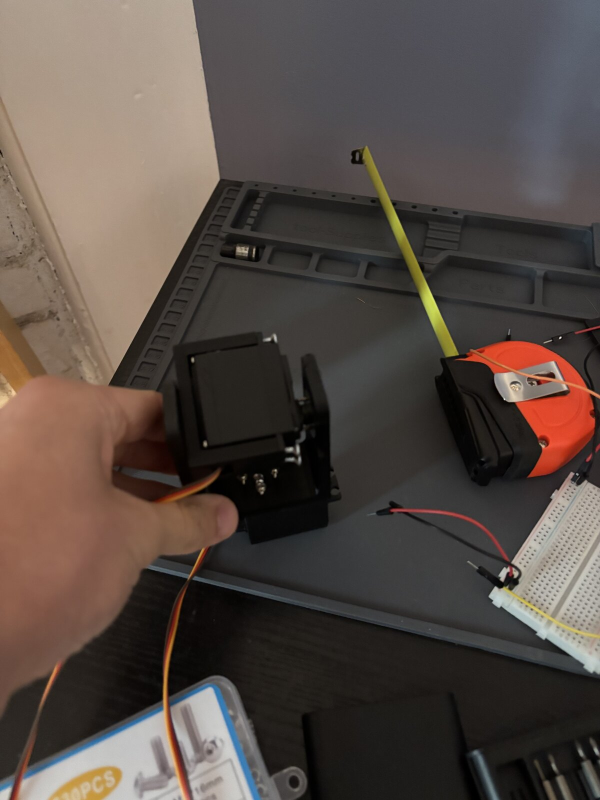
#> input picture media/improved-3d-printed-mount.jpg, 1200 x 1600 px (shown at 1/2 size)
$ python -i embedding.py   (imports and definitions only)
#> lines starting #> are read from the running program, lines starting #| are printed output that depends on the picture
#> further down, picture is the input picture: shape (1600, 1200, 3); mean B, G, R 69.6, 75.7, 86.5
from __future__ import annotations

import cv2
import numpy as np


def normalize_vector(vector: np.ndarray) -> np.ndarray:
    vector = vector.astype(np.float32).reshape(-1)
    norm = float(np.linalg.norm(vector))
    if norm <= 1e-9:
        return vector
    return vector / norm


def cosine_similarity(left: np.ndarray, right: np.ndarray) -> float:
    left_n = normalize_vector(left)
    right_n = normalize_vector(right)
    if left_n.size != right_n.size:
        return -1.0
    return float(np.dot(left_n, right_n))


def colorhash_embedding(image: np.ndarray) -> np.ndarray:
    resized = cv2.resize(image, (96, 96), interpolation=cv2.INTER_AREA)
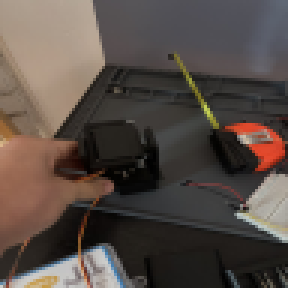
#> resized: shape (96, 96, 3) (shown 3 times larger); mean B, G, R 69.6, 75.7, 86.5
    hsv = cv2.cvtColor(resized, cv2.COLOR_BGR2HSV)
#> hsv: shape (96, 96, 3); mean H, S, V 39.9, 50.7, 87.8
    hist_h = cv2.calcHist([hsv], [0], None, [24], [0, 180]).reshape(-1)
#> hist_h = 24 values, max 2807 at index 1, min 1 at index 7, mean 384
    hist_s = cv2.calcHist([hsv], [1], None, [16], [0, 256]).reshape(-1)
#> hist_s = [1740, 2100, 1229, 1625, 827, 272, 508, 448, 104, 85, 81, 54, 101, 35, 6, 1]
    hist_v = cv2.calcHist([hsv], [2], None, [16], [0, 256]).reshape(-1)
#> hist_v = [383, 1011, 1321, 1422, 512, 1310, 395, 356, 425, 404, 884, 524, 195, 51, 23, 0]
    lab = cv2.cvtColor(resized, cv2.COLOR_BGR2LAB)
#> lab: shape (96, 96, 3); mean of channels 0, 1, 2 82.4, 131.5, 133.3
    mean_std = np.concatenate([lab.mean(axis=(0, 1)), lab.std(axis=(0, 1))]).astype(np.float32)
#> mean_std = [82.44, 131.5, 133.3, 51.7, 7.28, 8.86]
    return normalize_vector(np.concatenate([hist_h, hist_s, hist_v, mean_std]).astype(np.float32))
#> in normalize_vector, `vector = vector.astype(np.float32).reshape(-1)`: vector = 62 values, max 2807 at index 1, min 0 at index 55, mean 452.6
#> in normalize_vector, `norm = float(np.linalg.norm(vector))`: norm = 6150.8


def orb_descriptors(image: np.ndarray) -> np.ndarray:
    gray = cv2.cvtColor(image, cv2.COLOR_BGR2GRAY) if image.ndim == 3 else image
    detector = cv2.ORB_create(nfeatures=256)
    _keypoints, descriptors = detector.detectAndCompute(gray, None)
    if descriptors is None:
        return np.zeros((0, 32), dtype=np.uint8)
    return descriptors


def descriptor_match_ratio(left: np.ndarray, right: np.ndarray) -> float:
    if left.size == 0 or right.size == 0:
        return 0.0
    matcher = cv2.BFMatcher(cv2.NORM_HAMMING, crossCheck=True)
    matches = matcher.match(left, right)
    if not matches:
        return 0.0
    good = [match for match in matches if match.distance <= 64]
    return min(1.0, len(good) / max(8.0, min(len(left), len(right))))

>>> import cv2
>>> picture = cv2.imread('../../../media/improved-3d-printed-mount.jpg')
>>> result = colorhash_embedding(picture)
#> result = 62 values, max 0.456 at index 1, min 0 at index 55, mean 0.0736
